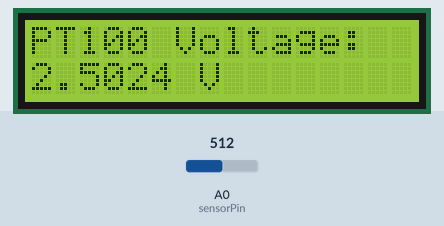
Bench run of a sketch on a simulated Arduino Uno, built with avr-gcc and run on an emulated ATmega328P. Shown: 16×2 character LCD. The test bench sets the inputs (shaded band); at power-on: A0 (sensorPin) = 512.

Above: at 1.2 s.
1.3 s: A0 (sensorPin) set to 716
At 2.9 s:
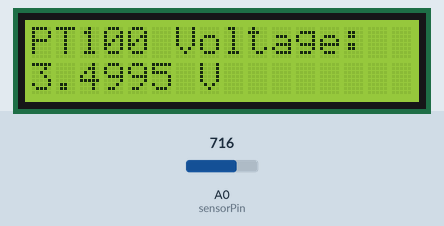
3.5 s: A0 (sensorPin) set to 900
At 4.6 s:
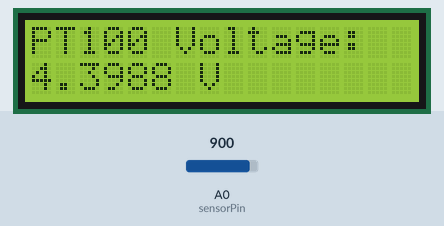
5.5 s: A0 (sensorPin) set to 1023
At 7.5 s:
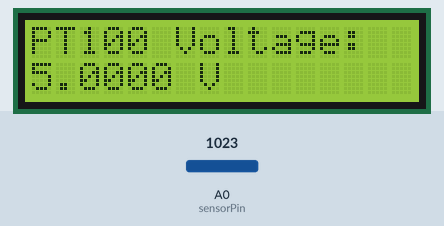
Timing chart, 0 to 9.0 s (numbered marks = the images above; inputs shaded):
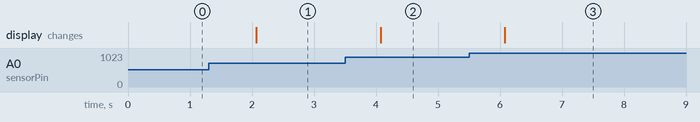

The sketch:

Voltage.ino
```cpp
#include <LiquidCrystal.h>

// Initialize the LCD with Arduino pins
LiquidCrystal lcd(12, 11, 5, 4, 3, 2);

const int sensorPin = A0; // PT100 + 100Ω midpoint

void setup() {
  lcd.begin(16, 2);        // Initialize LCD (16x2)
  lcd.print("PT100 Voltage:");
}

void loop() {
  // Read analog input (0–1023)
  int adcValue = analogRead(sensorPin);

  // Convert to actual voltage
  float voltage = (adcValue * 5.0) / 1023.0;

  // Display voltage on LCD
  lcd.setCursor(0, 1);
  lcd.print(voltage, 4);   // show 4 decimal places
  lcd.print(" V   ");      // clear leftover digits

  delay(1000);             // Update every second
}
```

Measured:
- after the input at 1.3 s, the display: changes after 0.77 s (image 1)
- after the input at 3.5 s, the display: changes after 0.58 s (image 2)
- after the input at 5.5 s, the display: changes after 0.58 s (image 3)
